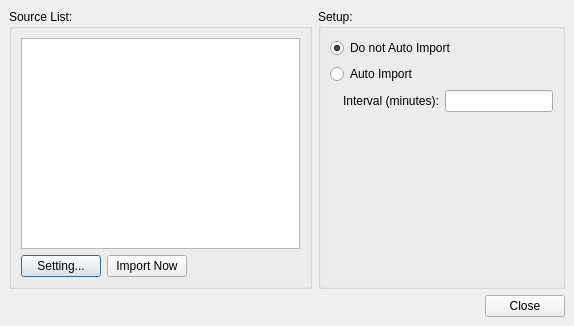
<ui version="4.0" >
 <class>tcDataImporterSetupDialog</class>
 <widget class="QDialog" name="tcDataImporterSetupDialog" >
  <property name="geometry" >
   <rect>
    <x>0</x>
    <y>0</y>
    <width>574</width>
    <height>326</height>
   </rect>
  </property>
  <property name="windowTitle" >
   <string>Data Import Setup...</string>
  </property>
  <layout class="QVBoxLayout" >
   <property name="margin" >
    <number>9</number>
   </property>
   <property name="spacing" >
    <number>6</number>
   </property>
   <item>
    <layout class="QHBoxLayout" >
     <property name="margin" >
      <number>0</number>
     </property>
     <property name="spacing" >
      <number>6</number>
     </property>
     <item>
      <widget class="QGroupBox" name="gbx1" >
       <property name="title" >
        <string>Source List:</string>
       </property>
       <layout class="QVBoxLayout" >
        <property name="margin" >
         <number>9</number>
        </property>
        <property name="spacing" >
         <number>6</number>
        </property>
        <item>
         <widget class="QTableWidget" name="tbl1_1" >
          <property name="sizePolicy" >
           <sizepolicy>
            <hsizetype>1</hsizetype>
            <vsizetype>7</vsizetype>
            <horstretch>0</horstretch>
            <verstretch>0</verstretch>
           </sizepolicy>
          </property>
         </widget>
        </item>
        <item>
         <layout class="QHBoxLayout" >
          <property name="margin" >
           <number>0</number>
          </property>
          <property name="spacing" >
           <number>6</number>
          </property>
          <item>
           <widget class="QPushButton" name="btn1_1" >
            <property name="text" >
             <string>Setting...</string>
            </property>
           </widget>
          </item>
          <item>
           <widget class="QPushButton" name="btn1_2" >
            <property name="text" >
             <string>Import Now</string>
            </property>
           </widget>
          </item>
          <item>
           <spacer>
            <property name="orientation" >
             <enum>Qt::Horizontal</enum>
            </property>
            <property name="sizeHint" >
             <size>
              <width>71</width>
              <height>20</height>
             </size>
            </property>
           </spacer>
          </item>
         </layout>
        </item>
       </layout>
      </widget>
     </item>
     <item>
      <widget class="QGroupBox" name="gbx2" >
       <property name="title" >
        <string>Setup:</string>
       </property>
       <layout class="QVBoxLayout" >
        <property name="margin" >
         <number>9</number>
        </property>
        <property name="spacing" >
         <number>6</number>
        </property>
        <item>
         <widget class="QRadioButton" name="rdo2_1" >
          <property name="text" >
           <string>Do not Auto Import</string>
          </property>
          <property name="checked" >
           <bool>true</bool>
          </property>
         </widget>
        </item>
        <item>
         <widget class="QRadioButton" name="rdo2_2" >
          <property name="text" >
           <string>Auto Import</string>
          </property>
         </widget>
        </item>
        <item>
         <layout class="QHBoxLayout" >
          <property name="margin" >
           <number>0</number>
          </property>
          <property name="spacing" >
           <number>6</number>
          </property>
          <item>
           <widget class="QLabel" name="lbl2_1" >
            <property name="text" >
             <string/>
            </property>
           </widget>
          </item>
          <item>
           <widget class="QLabel" name="lbl2_2" >
            <property name="text" >
             <string>Interval (minutes):</string>
            </property>
           </widget>
          </item>
          <item>
           <widget class="QLineEdit" name="edt2_1" >
            <property name="sizePolicy" >
             <sizepolicy>
              <hsizetype>1</hsizetype>
              <vsizetype>0</vsizetype>
              <horstretch>0</horstretch>
              <verstretch>0</verstretch>
             </sizepolicy>
            </property>
           </widget>
          </item>
         </layout>
        </item>
        <item>
         <spacer>
          <property name="orientation" >
           <enum>Qt::Vertical</enum>
          </property>
          <property name="sizeHint" >
           <size>
            <width>20</width>
            <height>40</height>
           </size>
          </property>
         </spacer>
        </item>
       </layout>
      </widget>
     </item>
    </layout>
   </item>
   <item>
    <widget class="QDialogButtonBox" name="buttonBox" >
     <property name="orientation" >
      <enum>Qt::Horizontal</enum>
     </property>
     <property name="standardButtons" >
      <set>QDialogButtonBox::Close</set>
     </property>
    </widget>
   </item>
  </layout>
 </widget>
 <resources/>
 <connections>
  <connection>
   <sender>buttonBox</sender>
   <signal>accepted()</signal>
   <receiver>tcDataImporterSetupDialog</receiver>
   <slot>accept()</slot>
   <hints>
    <hint type="sourcelabel" >
     <x>248</x>
     <y>254</y>
    </hint>
    <hint type="destinationlabel" >
     <x>157</x>
     <y>274</y>
    </hint>
   </hints>
  </connection>
  <connection>
   <sender>buttonBox</sender>
   <signal>rejected()</signal>
   <receiver>tcDataImporterSetupDialog</receiver>
   <slot>reject()</slot>
   <hints>
    <hint type="sourcelabel" >
     <x>316</x>
     <y>260</y>
    </hint>
    <hint type="destinationlabel" >
     <x>286</x>
     <y>274</y>
    </hint>
   </hints>
  </connection>
 </connections>
</ui>
